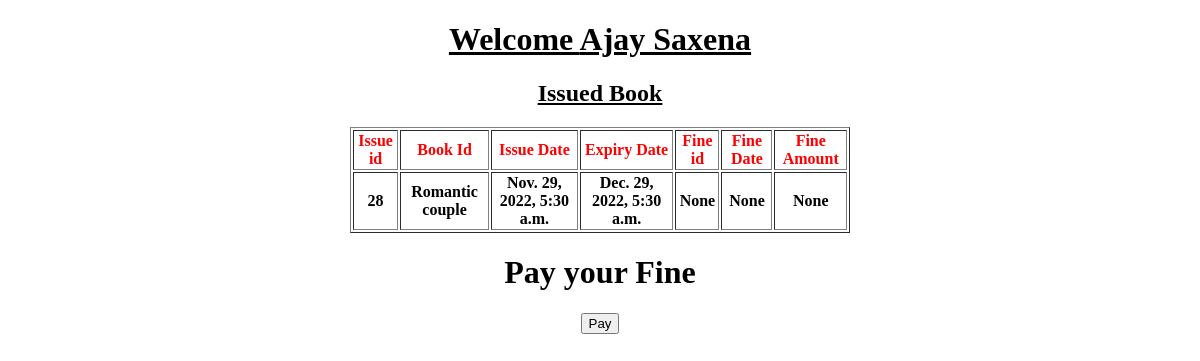
The page /issuedbook (signed in) on the database as committed earlier.
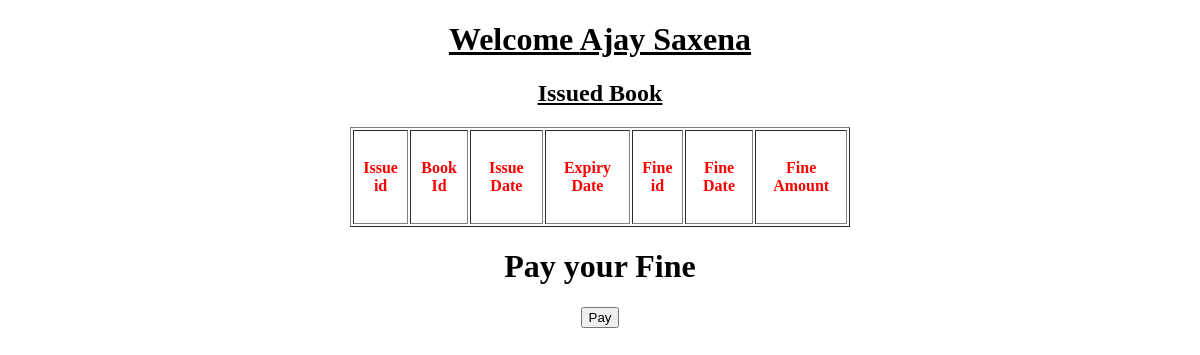
The same page on the database as committed later.
### lmsapp/models.py (models this page shows, shortened)
class IssuedBook(models.Model):
    issue_id = models.AutoField(primary_key=True)
    roll_no = models.ForeignKey(Student, on_delete=models.CASCADE)
    book_id = models.ForeignKey(Book, on_delete=models.CASCADE)
    issue_date = models.DateTimeField(default=datetime.datetime.now())
    expiry_date = models.DateTimeField(default=datetime.datetime.now()+datetime.timedelta(days=30))

### lmsapp/views.py (the view, shortened to what this page needs)
# urls.py: path('issuedbook', views.issued_book, name='issued_book'),
def issued_book(request):
    user = request.user
    student = Student.objects.get(user_id=user)
    issued_books = IssuedBook.objects.filter(roll_no__user_id=user)
    issued_book_data= issued_books.values(
        'issue_id',
        'fine__fine_id',
        'fine__fine_date',
        'fine__fine_amount',
        'issue_date',
        'expiry_date',
        'book_id__name',
        )
    return render(request, 'issuedbook.html', {'issued_book_data':issued_book_data})

### templates/issuedbook.html (shortened to what this page needs)
<!DOCTYPE html>
<html lang="en">
<head>
</head>
<body>
    <h1 align="center"><u>Welcome {{user.get_full_name}}</u></h1>
    <h2 align="center"><u>Issued Book</u></h2>
<table border="1" align="center" style="height: 100px; width:500px;">
    <tr style="color: red; text-align: center;" >
        <th>Issue id</th>
        <th>Book Id</th>
        <th>Issue Date</th>
        <th>Expiry Date</th>
        <th>Fine id</th>
        <th>Fine Date</th>
        <th>Fine Amount</th>
    </tr>
    {% for x in issued_book_data %}
    <tr>
        <th>{{x.issue_id}}</th>
        <th>{{x.book_id__name}}</th>
        <th>{{x.issue_date}}</th>
        <th>{{x.expiry_date}}</th>
        <th>{{x.fine__fine_id}}</th>
        <th>{{x.fine__fine_date}}</th>
        <th>{{x.fine__fine_amount}}</th>
    </tr>
    {% endfor %}
</table>
 <h1 align="center">Pay your Fine</h1>
 <center><button id="rzp-button1" >Pay</button></center>
</body>
</html>

Rows that differ between the two databases and show on the page:
removed IssuedBook: issue_id "28", book_id__name "Romantic couple", issue_date "Nov. 29, 2022, 5:30 a.m.", expiry_date "Dec. 29, 2022, 5:30 a.m.", fine__fine_id "None", fine__fine_date "None", fine__fine_amount "None"
